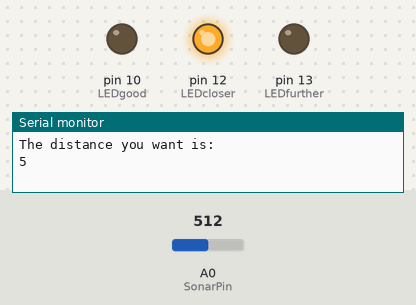
Recording of a sketch running on a simulated Arduino Uno, built with avr-gcc and run on an emulated ATmega328P. Shown: output pins drawn as LEDs (lit = HIGH), the last lines printed to the serial monitor. Inputs (shaded band) come from the test bench; at power-on: A0 (SonarPin) = 512. Random numbers use the default seed unless the sketch sets one.

Above: at 1.2 s.
1.3 s: A0 (SonarPin) set to 123
2.8 s: A0 (SonarPin) set to 112
At 4.2 s:
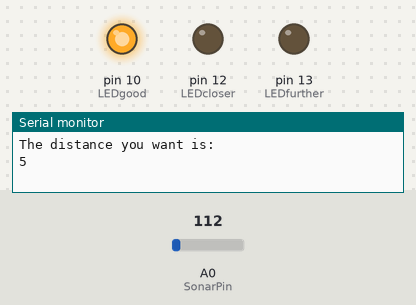
At 10.0 s:
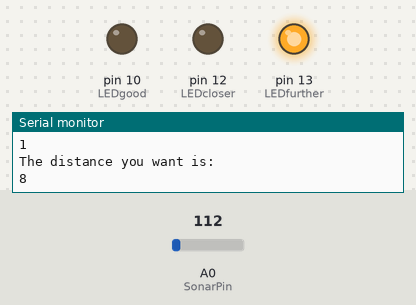
Timing chart, 0 to 10.3 s (numbered marks = the images above; inputs shaded):
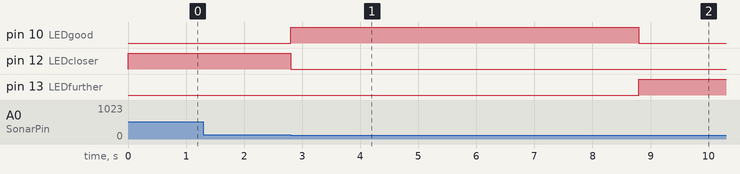

Measured:
- the behaviour switches between 119 and 118 on A0 (SonarPin) (found by bisection; images 0 and 1)
- after the input at 1.3 s, every drawn part: stays the same
- after the input at 2.8 s, pin 10 (LEDgood): LOW → HIGH at once, → LOW 6.0 s later; pin 12 (LEDcloser): HIGH → LOW at once; pin 13 (LEDfurther): LOW → HIGH after 6.0 s

The sketch:

game.ino
```cpp
// Original Written by : Mohannad Rawashdeh - modified by Nicholas & Vibhor
// this code for EZ0 Max sonar, analog interface
// http://www.instructables.com/member/Mohannad+Rawashdeh/
//.................................................

//lab 1
// first thing: removed all reference to cm from code (variables & functions), useless to us in our game & added foot
// second thing: coded in LEDs using code from light sensor lab, tested to make sure they're working
// added testDistance() function to test the distance after a random distance between 1 & 20 feet is generated using random(1, 20)
// built an if, if, else statement to decide which LED to turn on based on whether the subject is too close, too far, or in the range of the sensor
// added a score counter, in case we end up wanting it
// added print statements to tell player their desired distance & when they get to that distance
// next: perform an experiment to figure out ideal adjuster value (currently .497), data in Excel!

// lab 2 bugs/solns
// bug: distances not reporting correctly. solved with Excel sheet
// bug: game is too easily winnable given imprecise distance measurements (that vary wildly & quickly, "winning" the game when you actually didn't win)
//    solved: added delay inside winning if statement that waits 3 seconds, then checks again & only finishes round if sensorValue stays in range for 3 seconds
// bug: green LED not turning on
//    solved: it was actually turning on, just not bright enough. Switched to a 100 ohm resistor
// bug: green LED, once switched, didn't turn on at all
//    solved: resistor was placed into breadboard incorrectly (into slot 10 instead of slot 9)

//variables for sensor
int SonarPin=A0;
float adjuster=0.6058;

//variables for LED
const int LEDfurther = 13; //red LED indicates move further
const int LEDcloser = 12; //blue LED indicates move closer
const int LEDgood = 10; //green LED indicates good!

//variables for game
int score = 0;
int counter = 0;

void setup(){
pinMode(SonarPin,INPUT);
pinMode(LEDfurther, OUTPUT);
pinMode(LEDcloser, OUTPUT);
pinMode(LEDgood, OUTPUT);
Serial.begin(9600);
}

void loop(){
counter = 0;
int distance = random(1, 10);
Serial.println("The distance you want is:");
Serial.println(distance);   // prints distance required so the user can try to get to that required distance
counter =0;                 // begins counter for this specific "round" of the game for one distance
while (counter<1000){
    testDistance(counter, distance, score);
  }
}

void testDistance(int counter1, int distance, int score1){
  restart:
  counter = counter1+1;
  float currentInch=0.00;
  float currentFoot=0.00;
  int  sensorValue;
  sensorValue=analogRead(SonarPin);
  currentInch= (sensorValue*adjuster);
  currentFoot= currentInch/12;
  //Serial.println(currentFoot);
  if(abs(distance-currentFoot)<=1 || abs(currentFoot-distance)<=1){
    //this is when distance & currentFoot are within 1 feet of each other, aka good! they did it!
    digitalWrite(LEDfurther, LOW);
    digitalWrite(LEDcloser, LOW);
    digitalWrite(LEDgood, HIGH);
    delay(3000);
    if(abs(distance-currentFoot)<=1 || abs(currentFoot-distance)<=1){
      counter = 1000; //exits the while loop by setting counter = 1000, which finishes the while loop in the main loop() function
      score = score1+1;
      Serial.println("Congrats! You did it! Your current score is: ");
      Serial.println(score);
      delay(3000); //delays for 3 seconds while the green LEDgood is on, indicating a successful score
      return;
    }
  }
  if(distance-currentFoot>1){
    //this is true when distance (eg. 10ft) is much bigger than currentFoot (eg. 2ft), so they need to go FURTHER
    digitalWrite(LEDfurther, HIGH);
    digitalWrite(LEDcloser, LOW);
    digitalWrite(LEDgood,LOW);
  }
  if(currentFoot-distance>1){
    //this is true when distance (eg. 2ft) is much smaller than currentFoot (eg. 10ft), so they need to go CLOSER
    digitalWrite(LEDfurther, LOW);
    digitalWrite(LEDcloser, HIGH);
    digitalWrite(LEDgood,LOW);
  }
  goto restart;
}
```
